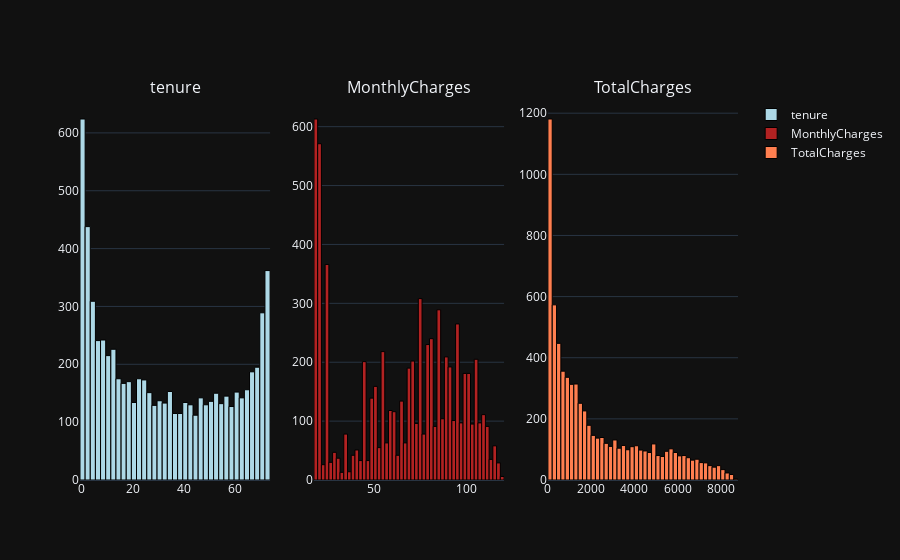

Notebook code for this chart:
### Code cell
fig = make_subplots(rows = 1, cols = 3, subplot_titles = columns)
colors = ["lightblue", "firebrick", "coral"]

for index, column in enumerate(columns):
    fig.add_trace(
        go.Histogram(
            x = churn_data[column],
            name = column,
            marker = dict(
                color = colors[index],
                line = dict(
                    color = "black",
                    width = 1
                )
            )
        ),
        row = 1,
        col = index + 1
    )
fig.update_layout(
    template = "plotly_dark"
)
fig.show()

### Figure 1 — Plotly figure (JSON) as saved in the notebook; plotly's stock layout.template omitted (floating-point values rounded to 4 significant figures; data arrays with more than 128 entries replaced by an {"elided": "..."} marker saying what was removed)
{"data": [{"marker": {"color": "lightblue", "line": {"color": "black", "width": 1}}, "name": "tenure", "type": "histogram", "x": {"elided": "7043 int values"}, "xaxis": "x", "yaxis": "y"}, {"marker": {"color": "firebrick", "line": {"color": "black", "width": 1}}, "name": "MonthlyCharges", "type": "histogram", "x": {"elided": "7043 float values"}, "xaxis": "x2", "yaxis": "y2"}, {"marker": {"color": "coral", "line": {"color": "black", "width": 1}}, "name": "TotalCharges", "type": "histogram", "x": {"elided": "7043 float values"}, "xaxis": "x3", "yaxis": "y3"}], "layout": {"annotations": [{"font": {"size": 16}, "showarrow": false, "text": "tenure", "x": 0.1444, "xanchor": "center", "xref": "paper", "y": 1, "yanchor": "bottom", "yref": "paper"}, {"font": {"size": 16}, "showarrow": false, "text": "MonthlyCharges", "x": 0.5, "xanchor": "center", "xref": "paper", "y": 1, "yanchor": "bottom", "yref": "paper"}, {"font": {"size": 16}, "showarrow": false, "text": "TotalCharges", "x": 0.8556, "xanchor": "center", "xref": "paper", "y": 1, "yanchor": "bottom", "yref": "paper"}], "xaxis": {"anchor": "y", "domain": [0, 0.2889]}, "xaxis2": {"anchor": "y2", "domain": [0.3556, 0.6444]}, "xaxis3": {"anchor": "y3", "domain": [0.7111, 1]}, "yaxis": {"anchor": "x", "domain": [0, 1]}, "yaxis2": {"anchor": "x2", "domain": [0, 1]}, "yaxis3": {"anchor": "x3", "domain": [0, 1]}}}
